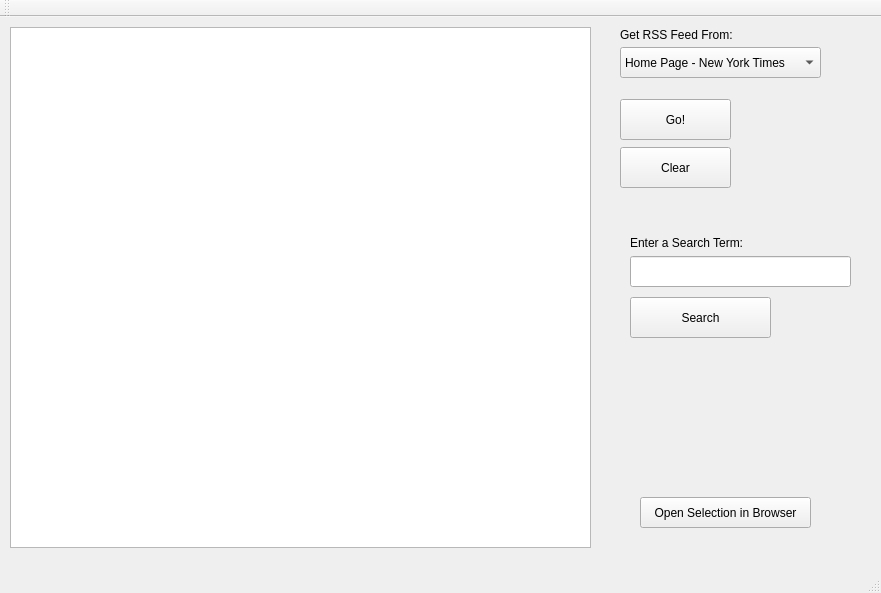
<?xml version="1.0" encoding="UTF-8"?>
<ui version="4.0">
 <class>MainWindow</class>
 <widget class="QMainWindow" name="MainWindow">
  <property name="geometry">
   <rect>
    <x>0</x>
    <y>0</y>
    <width>881</width>
    <height>593</height>
   </rect>
  </property>
  <property name="windowTitle">
   <string>News Feed</string>
  </property>
  <widget class="QWidget" name="centralWidget">
   <widget class="QLabel" name="label">
    <property name="geometry">
     <rect>
      <x>630</x>
      <y>210</y>
      <width>141</width>
      <height>31</height>
     </rect>
    </property>
    <property name="styleSheet">
     <string notr="true">font: 10pt &quot;MS Shell Dlg 2&quot;;</string>
    </property>
    <property name="text">
     <string>Enter a Search Term:</string>
    </property>
   </widget>
   <widget class="QLabel" name="label_2">
    <property name="geometry">
     <rect>
      <x>620</x>
      <y>10</y>
      <width>171</width>
      <height>16</height>
     </rect>
    </property>
    <property name="styleSheet">
     <string notr="true">font: 10pt &quot;MS Shell Dlg 2&quot;;</string>
    </property>
    <property name="text">
     <string>Get RSS Feed From:</string>
    </property>
   </widget>
   <widget class="QLineEdit" name="lineEdit">
    <property name="geometry">
     <rect>
      <x>630</x>
      <y>239</y>
      <width>221</width>
      <height>31</height>
     </rect>
    </property>
   </widget>
   <widget class="QComboBox" name="comboBox">
    <property name="geometry">
     <rect>
      <x>620</x>
      <y>30</y>
      <width>201</width>
      <height>31</height>
     </rect>
    </property>
    <property name="styleSheet">
     <string notr="true">font: 10pt &quot;MS Shell Dlg 2&quot;;</string>
    </property>
    <item>
     <property name="text">
      <string>Home Page - New York Times</string>
     </property>
    </item>
    <item>
     <property name="text">
      <string>US News - New York Times</string>
     </property>
    </item>
    <item>
     <property name="text">
      <string>World News - New York Times</string>
     </property>
    </item>
    <item>
     <property name="text">
      <string>Tech News - New York Times</string>
     </property>
    </item>
    <item>
     <property name="text">
      <string>Art News - New York Times</string>
     </property>
    </item>
   </widget>
   <widget class="QPushButton" name="goButton">
    <property name="geometry">
     <rect>
      <x>620</x>
      <y>82</y>
      <width>111</width>
      <height>41</height>
     </rect>
    </property>
    <property name="styleSheet">
     <string notr="true">font: 10pt &quot;MS Shell Dlg 2&quot;;</string>
    </property>
    <property name="text">
     <string>Go!</string>
    </property>
   </widget>
   <widget class="QListWidget" name="listWidget">
    <property name="geometry">
     <rect>
      <x>10</x>
      <y>10</y>
      <width>581</width>
      <height>521</height>
     </rect>
    </property>
    <property name="styleSheet">
     <string notr="true">font: 12pt &quot;MS Shell Dlg 2&quot;;</string>
    </property>
   </widget>
   <widget class="QPushButton" name="clearButton">
    <property name="geometry">
     <rect>
      <x>620</x>
      <y>130</y>
      <width>111</width>
      <height>41</height>
     </rect>
    </property>
    <property name="styleSheet">
     <string notr="true">font: 10pt &quot;MS Shell Dlg 2&quot;;</string>
    </property>
    <property name="text">
     <string>Clear</string>
    </property>
   </widget>
   <widget class="QPushButton" name="searchButton">
    <property name="geometry">
     <rect>
      <x>630</x>
      <y>280</y>
      <width>141</width>
      <height>41</height>
     </rect>
    </property>
    <property name="styleSheet">
     <string notr="true">font: 10pt &quot;MS Shell Dlg 2&quot;;</string>
    </property>
    <property name="text">
     <string>Search</string>
    </property>
   </widget>
   <widget class="QPushButton" name="browserButton">
    <property name="geometry">
     <rect>
      <x>640</x>
      <y>480</y>
      <width>171</width>
      <height>31</height>
     </rect>
    </property>
    <property name="text">
     <string>Open Selection in Browser</string>
    </property>
   </widget>
  </widget>
  <widget class="QMenuBar" name="menuBar">
   <property name="geometry">
    <rect>
     <x>0</x>
     <y>0</y>
     <width>881</width>
     <height>21</height>
    </rect>
   </property>
  </widget>
  <widget class="QToolBar" name="mainToolBar">
   <attribute name="toolBarArea">
    <enum>TopToolBarArea</enum>
   </attribute>
   <attribute name="toolBarBreak">
    <bool>false</bool>
   </attribute>
  </widget>
  <widget class="QStatusBar" name="statusBar"/>
 </widget>
 <layoutdefault spacing="6" margin="11"/>
 <resources/>
 <connections/>
</ui>
